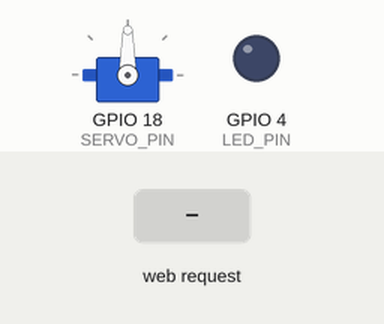
A program run on a simulated ESP32. Shown: servo, output pins drawn as LEDs (lit = HIGH). Inputs (shaded band) come from the test bench. WiFi joins after 1.5 s; servers stay silent unless stated; what the program prints to the serial monitor is not drawn.

Above: at 2.7 s.
2.8 s: HTTP request GET /led/on received
At 3.9 s:
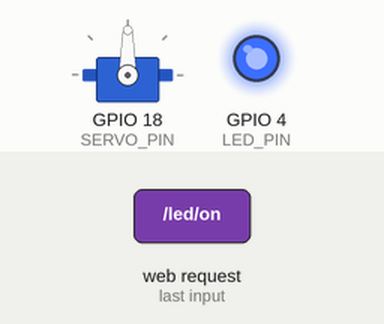
4.3 s: HTTP request GET /servo?angle=1 received
At 5.1 s:
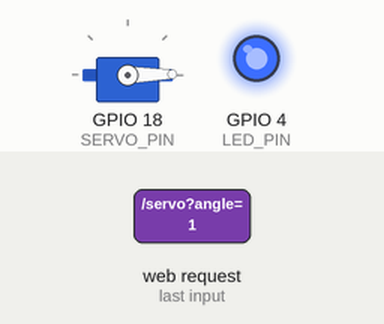
5.8 s: HTTP request GET /servo?angle=120 received
At 6.2 s:
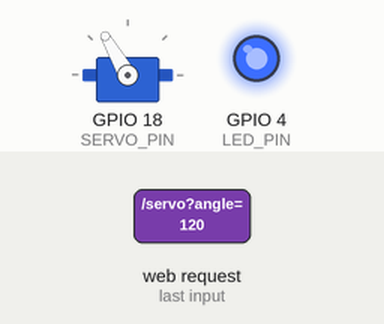
7.3 s: HTTP request GET /led/off received
At 8.5 s:
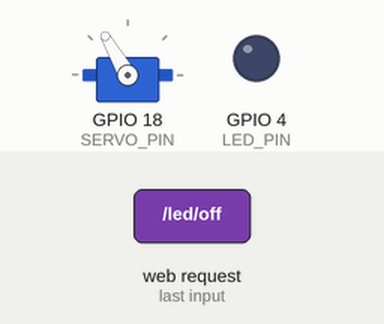
8.8 s: HTTP request GET /servo?angle=0 received
At 9.7 s:
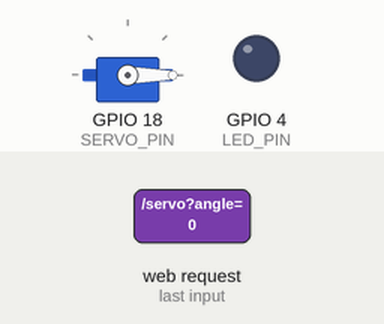
Timing chart, 0 to 11.3 s (numbered marks = the images above; inputs shaded):
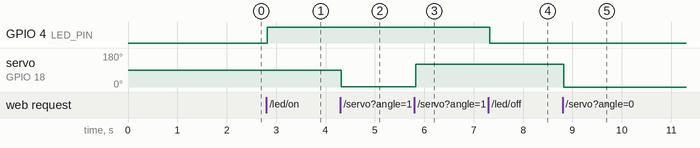

Measured:
- after the input at 2.8 s, GPIO 4 (LED_PIN): LOW → HIGH at once
- after the input at 4.3 s, servo on GPIO 18 (SERVO_PIN): 90° → 1° at once
- after the input at 5.8 s, servo on GPIO 18 (SERVO_PIN): 1° → 120° at once
- after the input at 7.3 s, GPIO 4 (LED_PIN): HIGH → LOW at once
- after the input at 8.8 s, servo on GPIO 18 (SERVO_PIN): 120° → 0° at once

The program:

main.cpp
```cpp
#include <Arduino.h>
#include <WiFi.h>
#include <AsyncTCP.h>
#include <ESPAsyncWebServer.h>
#include <ESP32Servo.h>

// ==========================================
// Практическая работа №4: Управление сервоприводом и LED
// ==========================================

// HTTP сервер на порту 8080
AsyncWebServer server(8080);

// Светодиод (GPIO 4)
const int LED_PIN = 4;
bool isLedOn = false;

void setLed(bool state) {
  isLedOn = state;
  digitalWrite(LED_PIN, state ? HIGH : LOW);
  Serial.printf("[HARDWARE] LED (GPIO %d) -> %s\n", LED_PIN, state ? "HIGH (ВКЛ)" : "LOW (ВЫКЛ)");
}

// Сервопривод (GPIO 18)
const int SERVO_PIN = 18;
Servo myServo;
int currentAngle = 90;

void setServoAngle(int angle) {
  currentAngle = constrain(angle, 0, 180);
  myServo.write(currentAngle);
  Serial.printf("[HARDWARE] Сервопривод (GPIO %d) -> %d°\n", SERVO_PIN, currentAngle);
}

void setup() {
  Serial.begin(115200);
  Serial.println("\n==========================================");
  Serial.println("  [ЛАБ 4] ESP32: Сервопривод (GPIO 18) + LED (GPIO 4)");
  Serial.println("==========================================");

  // Настройка заголовков: закрывать сокеты сразу (защита от зависания браузеров)
  DefaultHeaders::Instance().addHeader("Connection", "close");
  DefaultHeaders::Instance().addHeader("Access-Control-Allow-Origin", "*");

  // Шаг 1: Настройка оборудования
  pinMode(LED_PIN, OUTPUT);
  setLed(false);

  myServo.attach(SERVO_PIN);
  setServoAngle(90);

  // Шаг 2: Подключение к Wi-Fi сети Wokwi
  WiFi.mode(WIFI_STA);
  WiFi.begin("Wokwi-GUEST", "", 6);
  Serial.print("[WiFi] Подключение к Wokwi-GUEST");

  while (WiFi.status() != WL_CONNECTED) {
    delay(100);
    Serial.print(".");
  }

  Serial.println("\n[WiFi] Подключено! IP: " + WiFi.localIP().toString());

  // Шаг 3: Регистрация REST API маршрутов

  // Корневой статус
  server.on("/", HTTP_GET, [](AsyncWebServerRequest *request) {
    request->send(200, "text/plain", "ESP32_READY");
  });

  // Общий статус всех подсистем
  server.on("/status", HTTP_GET, [](AsyncWebServerRequest *request) {
    char response[64];
    snprintf(response, sizeof(response), "STATUS:LED=%s;SERVO=%d", isLedOn ? "ON" : "OFF", currentAngle);
    request->send(200, "text/plain", response);
  });

  // Управление светодиодом
  server.on("/led/on", HTTP_GET, [](AsyncWebServerRequest *request) {
    setLed(true);
    request->send(200, "text/plain", "STATUS:LED_IS_ON");
  });

  server.on("/led/off", HTTP_GET, [](AsyncWebServerRequest *request) {
    setLed(false);
    request->send(200, "text/plain", "STATUS:LED_IS_OFF");
  });

  // Управление сервоприводом через Query-параметр (/servo?angle=N)
  server.on("/servo", HTTP_GET, [](AsyncWebServerRequest *request) {
    if (request->hasParam("angle")) {
      int angle = request->getParam("angle")->value().toInt();
      setServoAngle(angle);
    }
    char response[32];
    snprintf(response, sizeof(response), "STATUS:SERVO=%d", currentAngle);
    request->send(200, "text/plain", response);
  });

  // Обработчик 404
  server.onNotFound([](AsyncWebServerRequest *request) {
    request->send(404, "text/plain", "NOT_FOUND");
  });

  // Шаг 4: Запуск сервера
  server.begin();
  Serial.println("[HTTP] AsyncWebServer запущен на порту 8080!");
}

void loop() {
  delay(100);
}
```
